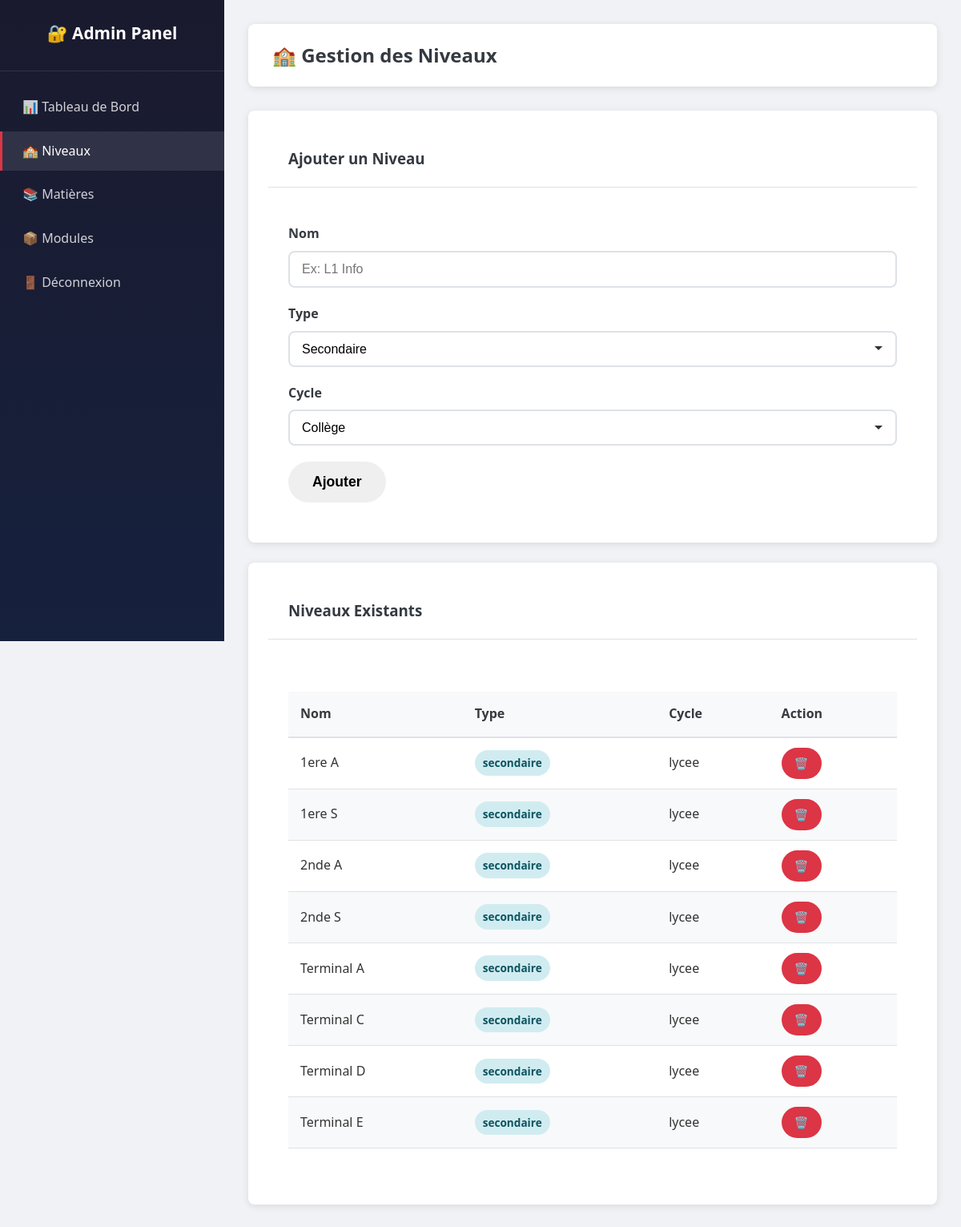
The page /gestion-niveaux.php (signed in) on the database its author committed.
### tables this page shows
CREATE TABLE niveaux (
    id INT PRIMARY KEY AUTO_INCREMENT,
    nom VARCHAR(100) UNIQUE NOT NULL,
    type ENUM('secondaire', 'universitaire') NOT NULL,
    cycle VARCHAR(50) NOT NULL,
    created_at TIMESTAMP DEFAULT CURRENT_TIMESTAMP
);

### gestion-niveaux.php (the view, shortened to what this page needs)
<?php
require_once '../includes/securite.php';
$niveaux = $pdo->query("SELECT * FROM niveaux ORDER BY type, nom")->fetchAll();
?>
<!DOCTYPE html>
<html lang="fr">
<head>
    <link rel="stylesheet" href="../assets/css/style.css">
    <link rel="stylesheet" href="../assets/css/admin.css">
</head>
<body>
    <div class="admin-layout">
        <aside class="sidebar" id="sidebar">
            <div class="sidebar-header"><h2>🔐 Admin Panel</h2></div>
            <ul class="sidebar-menu">
                <li><a href="dashboard.php">📊 Tableau de Bord</a></li>
                <li><a href="gestion-niveaux.php" class="active">🏫 Niveaux</a></li>
                <li><a href="gestion-matieres.php">📚 Matières</a></li>
                <li><a href="gestion-modules.php">📦 Modules</a></li>
                <li><a href="deconnexion.php">🚪 Déconnexion</a></li>
            </ul>
        </aside>
        <main class="main-content">
            <div class="admin-header"><h1>🏫 Gestion des Niveaux</h1></div>
            <div class="card">
                <div class="card-header"><h3>Ajouter un Niveau</h3></div>
                <div class="card-body">
                    <form method="POST">
                        <div class="form-row">
                            <div class="form-group">
                                <label>Nom</label>
                                <input type="text" name="nom" class="form-control" placeholder="Ex: L1 Info" required>
                            </div>
                            <div class="form-group">
                                <label>Type</label>
                                <select name="type" class="form-control" required>
                                    <option value="secondaire">Secondaire</option>
                                </select>
                            </div>
                            <div class="form-group">
                                <label>Cycle</label>
                                <select name="cycle" class="form-control">
                                    <option value="college">Collège</option>
                                </select>
                            </div>
                        </div>
                        <button type="submit" class="btn btn-primary">Ajouter</button>
                    </form>
                </div>
            </div>
            <div class="card">
                <div class="card-header"><h3>Niveaux Existants</h3></div>
                <div class="card-body">
                    <table class="table">
                        <thead>
                            <tr><th>Nom</th><th>Type</th><th>Cycle</th><th>Action</th></tr>
                        </thead>
                        <tbody>
                            <?php foreach ($niveaux as $n): ?>
                                <tr>
                                    <td><?php echo $n['nom']; ?></td>
                                    <td><span class="badge badge-info"><?php echo $n['type']; ?></span></td>
                                    <td><?php echo $n['cycle']; ?></td>
                                    <td>
                                        <a href="?supprimer=<?php echo $n['id']; ?>"
                                           class="btn btn-danger btn-sm"
                                           onclick="return confirm('Supprimer ?');">🗑️</a>
                                    </td>
                                </tr>
                            <?php endforeach; ?>
                        </tbody>
                    </table>
                </div>
            </div>
        </main>
    </div>
</body>
</html>

### style.css (style rules this page uses)
:root { --primary: #007bff; --primary-dark: #0056b3; --danger: #dc3545; --success: #28a745; --warning: #ffc107; --info: #17a2b8; --dark: #343a40; --light: #f8f9fa; --white: #ffffff; --border: #dee2e6; --shadow: 0 2px 10px rgba(0,0,0,0.1); --radius: 8px; }
* { margin: 0; padding: 0; box-sizing: border-box; }
body { font-family: 'Segoe UI', Tahoma, Geneva, Verdana, sans-serif; line-height: 1.6; color: #333; background-color: #f0f2f5; min-height: 100vh; }
.btn { display: inline-block; padding: 15px 30px; border-radius: 50px; text-decoration: none; font-weight: 600; font-size: 1.1em; transition: all 0.3s ease; cursor: pointer; border: none; text-align: center; }
.btn-sm { padding: 8px 16px; font-size: 0.9em; }
.btn-danger { background: var(--danger); color: var(--white); }
.form-group { margin-bottom: 20px; }
.form-group label { display: block; margin-bottom: 8px; font-weight: 600; color: var(--dark); }
.form-control { width: 100%; padding: 12px 15px; border: 2px solid var(--border); border-radius: var(--radius); font-size: 1em; transition: border-color 0.3s; }
select.form-control { appearance: none; padding-right: 40px; }
.card { background: var(--white); border-radius: var(--radius); box-shadow: var(--shadow); padding: 25px; margin-bottom: 20px; }
.card-header { border-bottom: 2px solid var(--border); padding-bottom: 15px; margin-bottom: 20px; }
.card-header h3 { color: var(--dark); }
table { width: 100%; border-collapse: collapse; margin: 20px 0; }
table th, table td { padding: 12px 15px; text-align: left; border-bottom: 1px solid var(--border); }
table th { background: var(--primary); color: var(--white); font-weight: 600; }
table tr:nth-child(even) { background: #f8f9fa; }
.badge { display: inline-block; padding: 5px 10px; border-radius: 20px; font-size: 0.85em; font-weight: 600; }
.badge-info { background: #d1ecf1; color: #0c5460; }

### admin.css (style rules this page uses)
.admin-layout { display: flex; min-height: 100vh; }
.sidebar { width: 280px; background: linear-gradient(180deg, #1a1a2e, #16213e); color: var(--white); position: fixed; top: 0; left: 0; height: 100vh; overflow-y: auto; z-index: 100; transition: transform 0.3s; }
.sidebar-header { padding: 25px; text-align: center; border-bottom: 1px solid rgba(255,255,255,0.1); }
.sidebar-header h2 { font-size: 1.3em; margin-bottom: 5px; }
.sidebar-menu { list-style: none; padding: 20px 0; }
.sidebar-menu li { margin-bottom: 5px; }
.sidebar-menu a { display: flex; align-items: center; gap: 12px; padding: 12px 25px; color: rgba(255,255,255,0.8); text-decoration: none; transition: all 0.3s; border-left: 3px solid transparent; }
.sidebar-menu a:hover, .sidebar-menu a.active { background: rgba(255,255,255,0.1); color: var(--white); border-left-color: var(--danger); }
.main-content { margin-left: 280px; flex: 1; padding: 30px; background: #f0f2f5; min-height: 100vh; }
.admin-header { background: var(--white); padding: 20px 30px; border-radius: var(--radius); box-shadow: var(--shadow); margin-bottom: 30px; display: flex; justify-content: space-between; align-items: center; }
.admin-header h1 { font-size: 1.5em; color: var(--dark); }
.card { background: var(--white); border-radius: var(--radius); box-shadow: var(--shadow); margin-bottom: 25px; }
.card-header { padding: 20px 25px; border-bottom: 1px solid var(--border); display: flex; justify-content: space-between; align-items: center; }
.card-header h3 { color: var(--dark); }
.card-body { padding: 25px; }
.table { width: 100%; border-collapse: collapse; }
.table th { background: #f8f9fa; color: var(--dark); font-weight: 600; padding: 15px; border-bottom: 2px solid var(--border); }
.table td { padding: 12px 15px; border-bottom: 1px solid var(--border); }

### rows shown on the page
niveaux: nom "1ere A", type "secondaire", cycle "lycee"
niveaux: nom "1ere S", type "secondaire", cycle "lycee"
niveaux: nom "2nde A", type "secondaire", cycle "lycee"
niveaux: nom "2nde S", type "secondaire", cycle "lycee"
niveaux: nom "Terminal A", type "secondaire", cycle "lycee"
niveaux: nom "Terminal C", type "secondaire", cycle "lycee"
niveaux: nom "Terminal D", type "secondaire", cycle "lycee"
niveaux: nom "Terminal E", type "secondaire", cycle "lycee"
